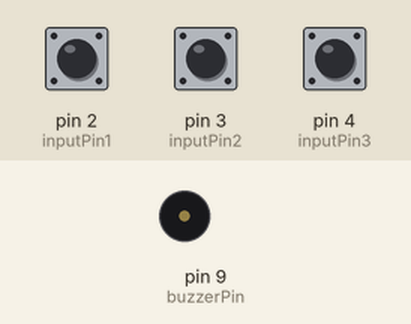
Recording of a sketch running on a simulated Arduino Uno, built with avr-gcc and run on an emulated ATmega328P. Parts: buzzer (waves = sounding). The inputs (shaded band) are chosen by the test bench; at power-on: pin 2 (inputPin1) HIGH, pin 3 (inputPin2) HIGH, pin 4 (inputPin3) HIGH.

Above: at 1.2 s.
1.3 s: pin 2 (inputPin1) pulled LOW for 0.15 s
At 1.42 s:
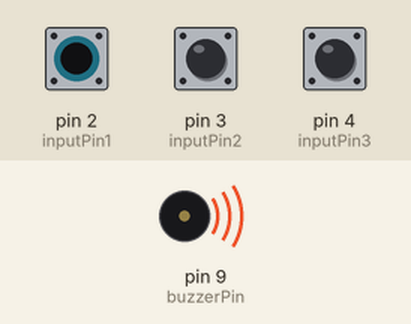
3.0 s: pin 2 (inputPin1) pulled LOW for 3.2 s
At 7.3 s:
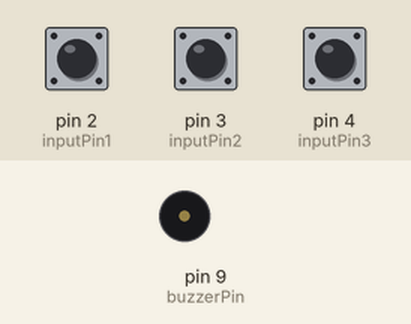
7.8 s: pin 3 (inputPin2) pulled LOW for 3.2 s
At 8.5 s:
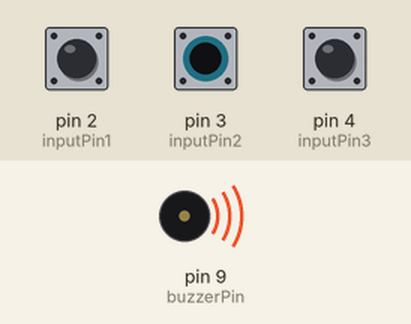
Timing chart, 0 to 12.6 s (numbered marks = the images above; inputs shaded):
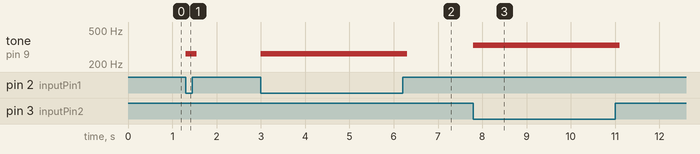

Measured:
- after the input at 1.3 s, tone on pin 9 (buzzerPin): silent → 262 Hz at once, → silent 0.25 s later
- after the input at 3.0 s, tone on pin 9 (buzzerPin): silent → 262 Hz at once, → silent 3.3 s later
- after the input at 7.8 s, tone on pin 9 (buzzerPin): silent → 330 Hz at once, → silent 3.3 s later

The sketch:

ex_9_1_start.ino
```cpp
/*
 예제 9.1
 피에조 부저를 이용한 소리 출력
*/

int buzzerPin = 9;
int songLength = 16;


// 노래의 빠르기를 설정한다.
int tempo = 200;

const int inputPin1 = 2;
const int inputPin2 = 3;
const int inputPin3 = 4;

void setup()
{
  // 부저핀을 출력으로 설정한다
  pinMode(buzzerPin, OUTPUT);

  pinMode(inputPin1,INPUT_PULLUP);
  pinMode(inputPin2,INPUT_PULLUP);
  pinMode(inputPin3,INPUT_PULLUP);
}


void loop()
{
  int swinput1 = digitalRead(inputPin1);
  int swinput2 = digitalRead(inputPin2);
  int swinput3 = digitalRead(inputPin3);


  // 부저 출력 시간에 사용할 변수 설정
  int duration;

  // 노래 길이 데이터 갯수만큼 반복한다


    if(swinput1 == LOW){
      tone(buzzerPin,262,100);
    }

    else if(swinput2 == LOW){
      tone(buzzerPin,330,100);
    }

    if(swinput3 == LOW){
      tone(buzzerPin,392,100);
    }

  }


int frequency(char note){
  // 노래 데이터를 주파수 값으로 변경하기 위한 함수

  int i;
  // 음계의 갯수 설정
  int notes = 8;

  char names[] = { 'c', 'd', 'e', 'f', 'g', 'a', 'b', 'C' };
  int frequencies[] = {262, 294, 330, 349, 392, 440, 494, 523};

  // 노래 데이터를 주파수 값으로 변경하기 위해 반복하여 비교한다
  for (i = 0; i < notes; i++){
    if (names[i] == note){
      // 맞는 값을 찾았을 경우 이 값을 회신한다
      return(frequencies[i]);
    };
  };
  // 앞의 for문에서 맞는 값을 못찾았을 경우 0을 회신한다
  return(0);
}
```
